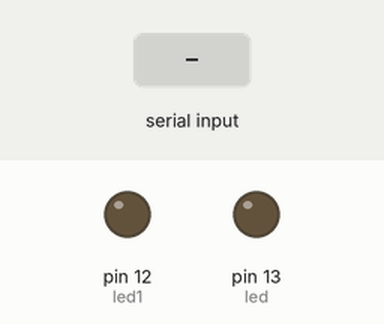
A sketch run on a simulated Arduino Uno, built with avr-gcc and run on an emulated ATmega328P. Parts: output pins drawn as LEDs (lit = HIGH). The inputs (shaded band) are chosen by the test bench.

Above: at 1.2 s.
1.3 s: byte 30 received over Serial
At 2.7 s:
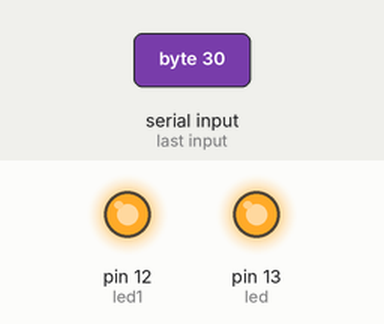
Timing chart, 0 to 4.3 s (numbered marks = the images above; inputs shaded):
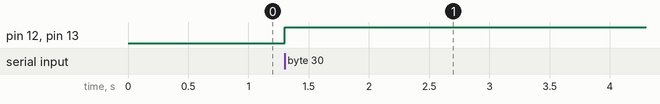

Measured:
- after the input at 1.3 s, pin 12 (led1), pin 13 (led): LOW → HIGH at once

The sketch:

C_digoArduino.ino.ino
```cpp
const int led = 13;
const int led1 = 12;
int valor_dato = NULL;;

void setup()
{
  pinMode(led, OUTPUT);
  pinMode(led1, OUTPUT);
  digitalWrite (led, LOW);
  digitalWrite (led1, LOW);
  Serial.begin(9600);
//  Serial.println("Conexión Establecida");
}

void loop(){

  while(Serial.available())
  {
    valor_dato = Serial.read();
  }

  if (valor_dato)
  {
    digitalWrite (led, HIGH);
    digitalWrite (led1, HIGH);
  }
  else if (NULL)
  {
    digitalWrite (led, LOW);
    digitalWrite (led1, LOW);
  }
}

//int led =13;
//void setup() {
//  Serial.begin(9600);
//  pinMode(led, OUTPUT);
//}
//void loop(){
//  if(Serial.available()>0);
//  {
//    char option =Serial.read();
//    if (option == 's')
//      {
//      digitalWrite(led,HIGH);
//
//      }
//      else
//      {
//        digitalWrite(led, LOW);
//      }
//    }
//}
```
